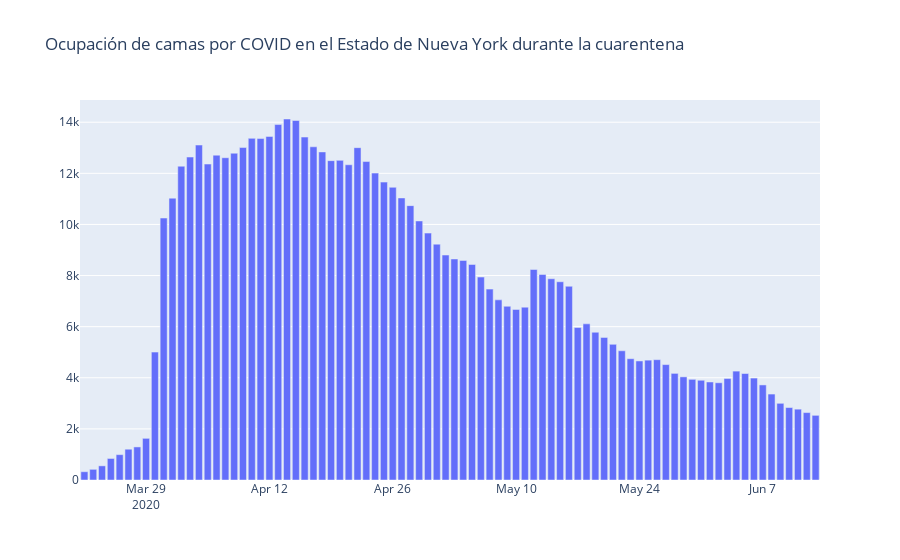

The notebook cell this image was saved under:
### Code cell
import plotly.graph_objects as go
fig = go.Figure(
    data=[go.Bar(
        x= data['date'],
        y=data['inpatient_beds_used_covid'])],
    layout_title_text="Ocupación de camas por COVID en el Estado de Nueva York durante la cuarentena"
)
fig.write_image("images/Ocupacion_covid.jpg") 

fig.show()
